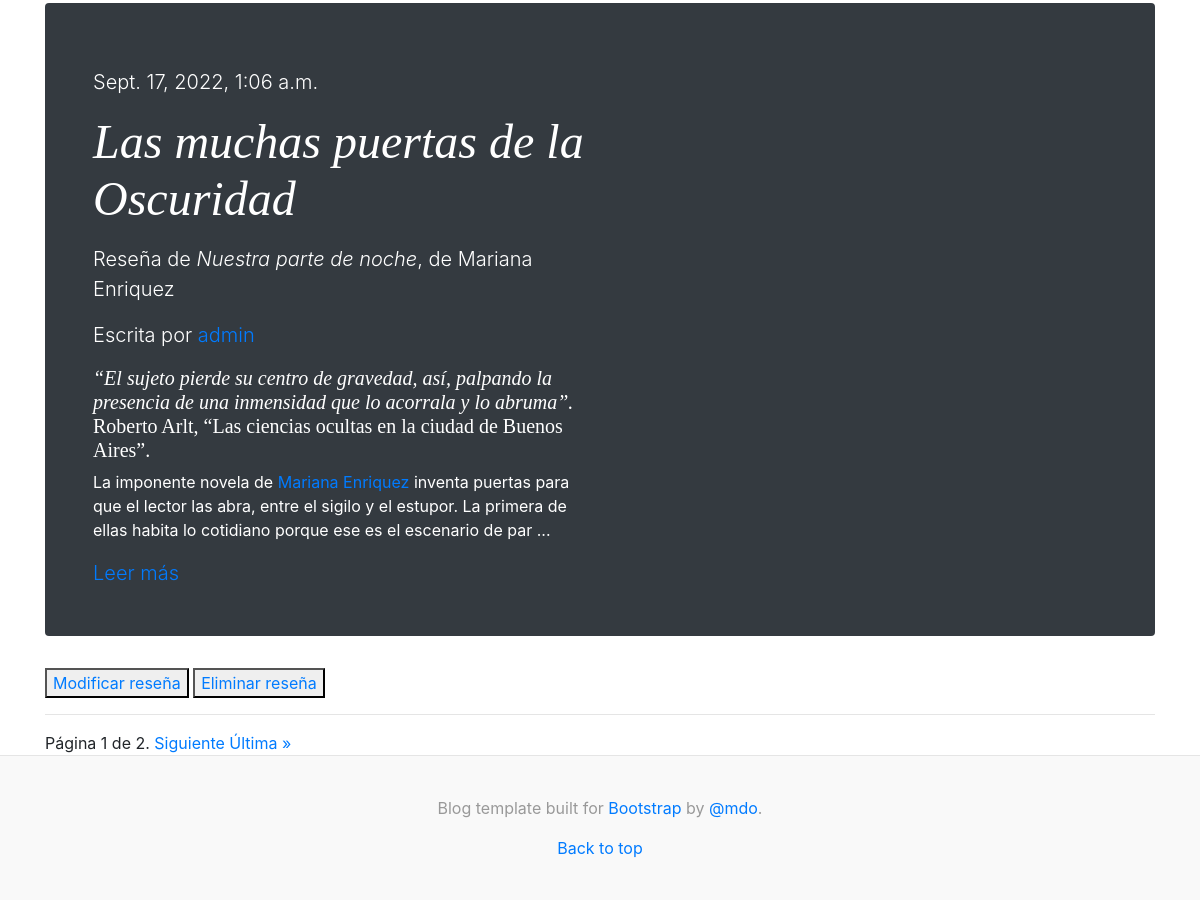
/pages/ (signed in, lower part), run on an earlier commit of the app's database.
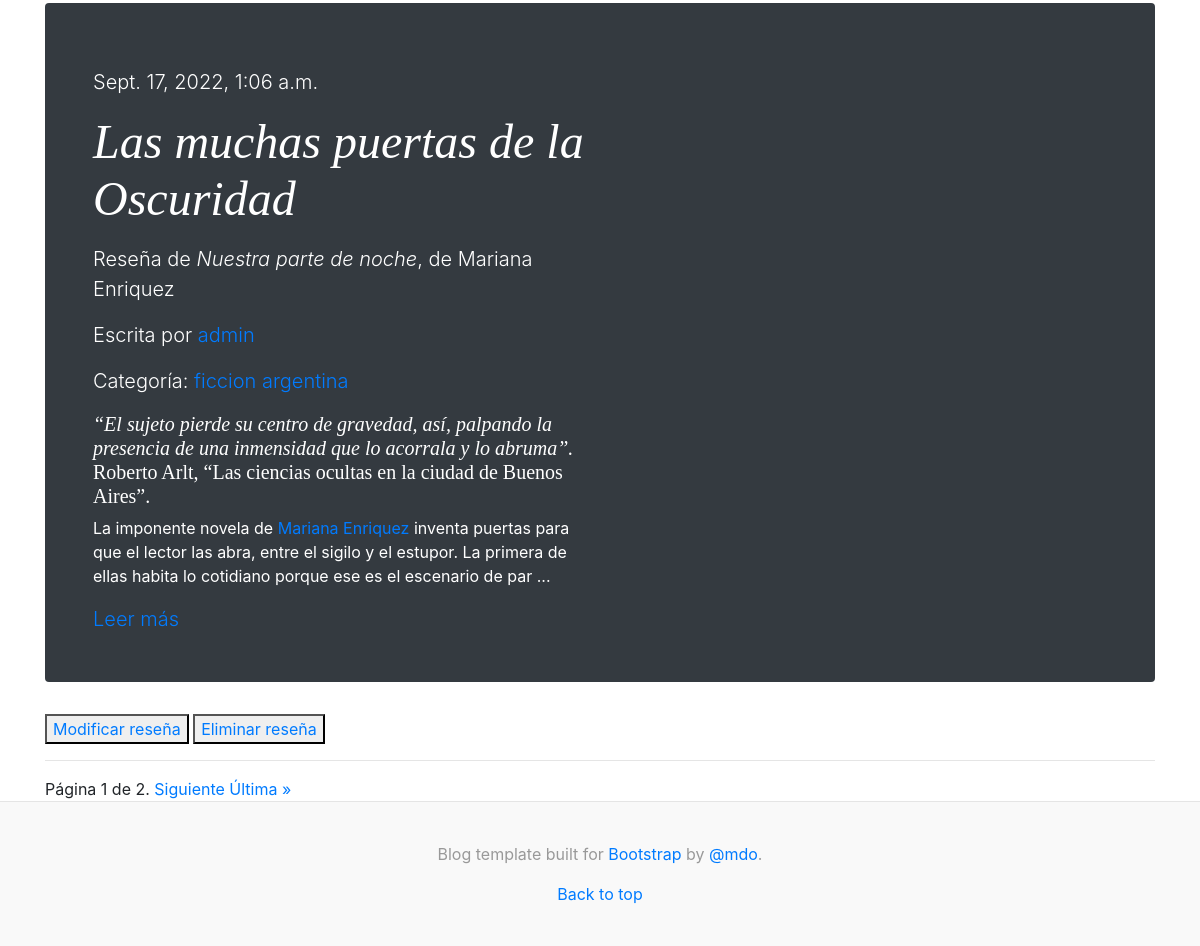
And on a later commit of the database.
### Blog/models.py (models this page shows, shortened)
class Post(models.Model):
    titulo = models.CharField(max_length=250)
    subtitulo=models.CharField(max_length=250)
    autor=models.ForeignKey(User, on_delete=models.CASCADE)
    categoria=models.ForeignKey(Categoria, on_delete=models.SET_NULL, null=True, blank=True)
    libro=models.ForeignKey(Libro, on_delete=models.CASCADE, null=True)
    imagen=models.ImageField(null=True, blank=True, upload_to="imagenesBlog")
    cuerpo=RichTextField()
    fecha_publicacion=models.DateTimeField(auto_now_add=True)
    likes=models.ManyToManyField(User, related_name='likes')
    class Meta:
        ordering = ["-fecha_publicacion"]

class Categoria(models.Model):
    nombre=models.CharField(max_length=50, null=True)
    class Meta:
        ordering = ["nombre"]
    def __str__(self):
        return self.nombre

### Libros/models.py (models this page shows, shortened)
class Libro(models.Model):
    titulo= models.CharField(max_length=100)
    isbn= models.CharField(max_length=30)
    fecha_publicacion = models.DateField()
    editorial = models.ForeignKey(Editorial,on_delete=models.CASCADE)
    autor = models.ForeignKey(Autor,on_delete=models.CASCADE)
    imagen=models.ImageField(upload_to="imagenesLibros", null=True, blank=True)
    class Meta:
        ordering = ["titulo"]

class Autor(models.Model):
    nombre= models.CharField(max_length=30)
    apellido= models.CharField(max_length=30)
    class Meta:
        ordering = ["apellido"]

### Blog/views.py (the view)
def listaPosts(request):
      posts=Post.objects.all()
      paginator = Paginator(posts, 3)
      pagina = request.GET.get('pagina')
      pagina_obj = paginator.get_page(pagina)
      return render(request, "Blog/pages.html", {"posts": posts, 'pagina_obj': pagina_obj, "categorias": obtenerCategorias(request)})

### Blog/views.py (called while the page is built)
def obtenerCategorias(request):
      categorias=Categoria.objects.all()
      return categorias

### Blog/templates/Blog/pages.html (shortened to what this page needs)
{% extends "Blog/padre_simple.html" %}
{% load static %}
{% block cuerpodelapagina %}
{% for post in posts %}
<div class="jumbotron p-3 p-md-5 text-white rounded bg-dark">
    <div class="col-md-6 px-0">
    <p class="lead my-3">  {{ post.fecha_publicacion }} </p>
      <h1 class="display-4 font-italic">{{ post.titulo }}</h1>
      <p class="lead my-3"> Reseña de <em>{{ post.libro.titulo }}</em>, de {{ post.libro.autor.nombre }} {{ post.libro.autor.apellido }} </p>
      <p class="lead my-3"> Escrita por <a href="{% url 'profile' post.autor.pk %}">{{ post.autor }} </a> </p>
      {% if post.categoria %}
      <p class="lead my-3"> Categoría: <a href="{% url 'CategoriaPosts' post.categoria|slugify %}"> {{ post.categoria }}</a></p>
      {% endif %}
      <p class="lead my-3"> {{ post.cuerpo|safe|slice:500 }} ... </p>
      <p class="lead mb-0"><a href="#" class="text-white font-weight-bold"> <a href="{% url 'PostVista' post.id %}"> Leer más</a></p>
    </div>
  </div>
{% if request.user == post.autor %}
<button>
    <a href="{% url 'editarPost' post.id %}"> Modificar reseña</a>
</button>
<button>
    <a href="{% url 'eliminarPost' post.id %}"> Eliminar reseña</a>
</button>
{% endif %}
<hr>
{% endfor %}
<div class="pagination">
    <span class="step-links">
        <span class="current">
            Página {{ pagina_obj.number }} de {{ pagina_obj.paginator.num_pages }}.
        </span>
        {% if pagina_obj.has_next %}
            <a href="?pagina={{ pagina_obj.next_page_number }}">Siguiente</a>
            <a href="?pagina={{ pagina_obj.paginator.num_pages }}">Última &raquo;</a>
        {% endif %}
    </span>
</div>
{% endblock %}

What changed in the data, as far as the page shows it:
changed Post "Las muchas puertas de la Oscuridad": categoria_id empty → 4 (drawn); categoria (not shown) → "ficcion argentina"
